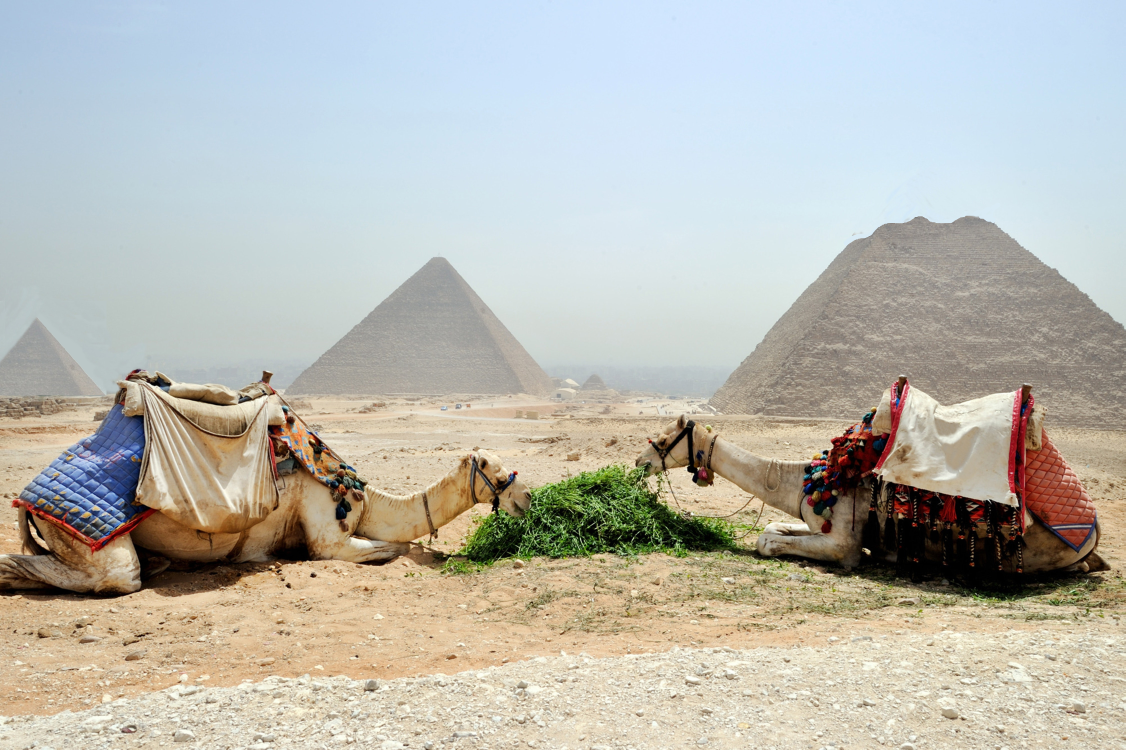
#> input picture image1.jpg, 4501 x 3000 px (shown at 1/4 size)
$ python 'diff with ssim.py'
#> lines starting #> are read from the running program, lines starting #| are printed output that depends on the picture; after the words box and inside, x2 and y2 are one past the last pixel; in counts of white or black regions, pixels touching at a corner belong together
import numpy as np
import cv2 as cv
import imutils
from skimage.metrics import structural_similarity

##Reading the two images
img1 = cv.imread('image1.jpg')
#> img1 is the input picture: shape (3000, 4501, 3); mean B, G, R 176.6, 184.9, 185.7
img2 = cv.imread('image2.jpg')
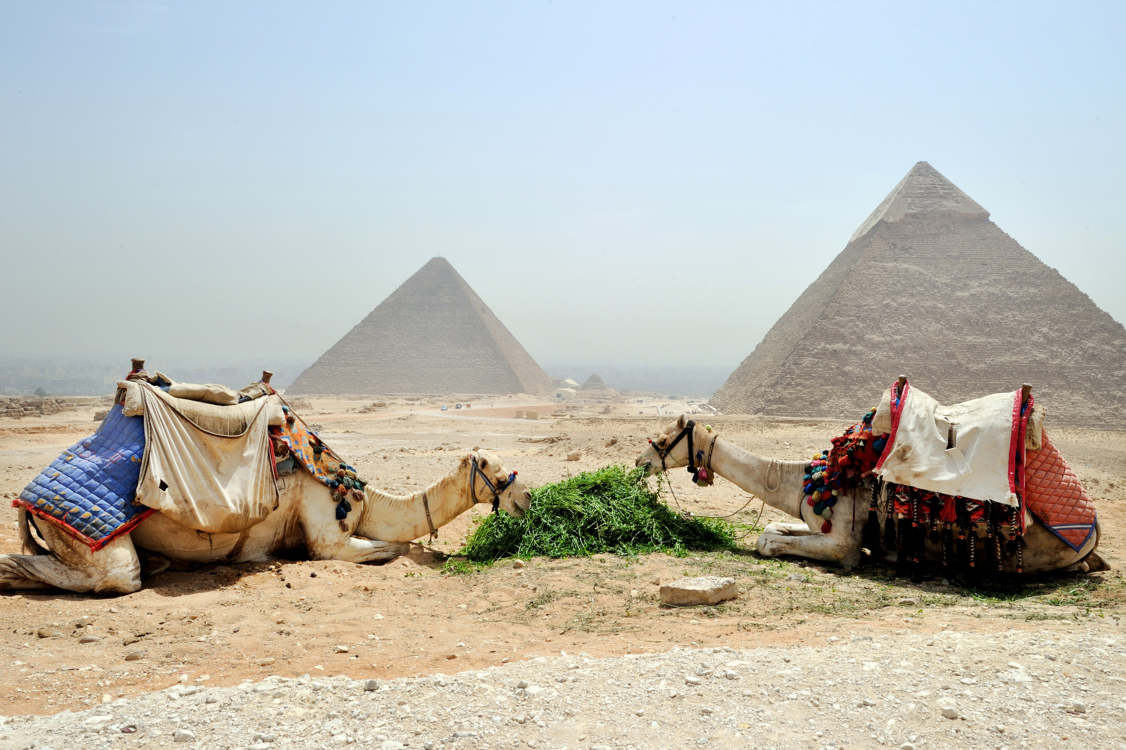
#> input picture image2.jpg, 4501 x 3000 px (shown at 1/4 size)
#> img2 is the input picture: shape (3000, 4501, 3); mean B, G, R 176, 184.4, 185.3

# Resize the image
img1 = cv.resize( img1, [640, 640])
#> img1: shape (640, 640, 3)
img2 = cv.resize( img2, [640, 640])
#> img2: shape (640, 640, 3)

#Grayscaling
img1_gray = cv.cvtColor(img1, cv.COLOR_BGR2GRAY)
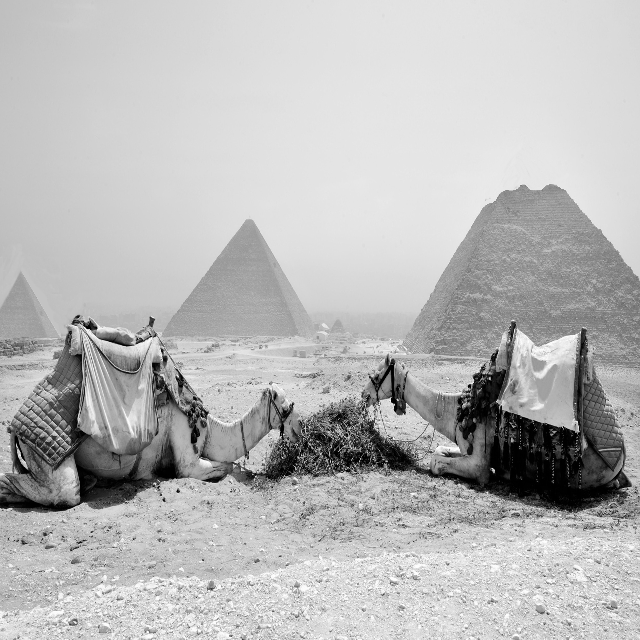
#> img1_gray: shape (640, 640); min 0, max 255, mean 184.1
img2_gray = cv.cvtColor(img2, cv.COLOR_BGR2GRAY)

## Computing the strucutal similarity index
(score, diff) = structural_similarity(img1_gray, img2_gray, full=True)
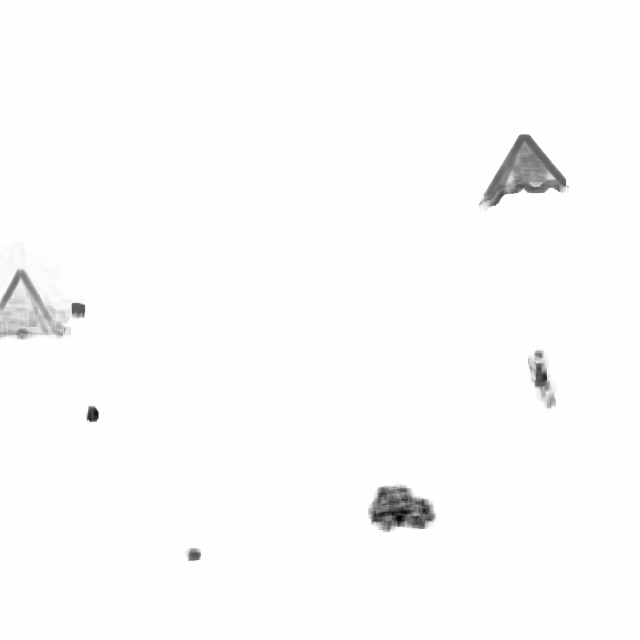
#> diff: shape (640, 640) float64; min -0.559, max 1, mean 0.983; drawn with min black and max white
#> score = 0.983
print(f"iamge similarity score {score*100:.2f}")
#| iamge similarity score 98.32

## Converting the diff to int range [0,255]
diff = (diff * 255).astype("uint8")

## Find contours to get the regions that differ
thresh  = cv.threshold(diff, 0, 255, cv.THRESH_BINARY_INV | cv.THRESH_OTSU)[1]
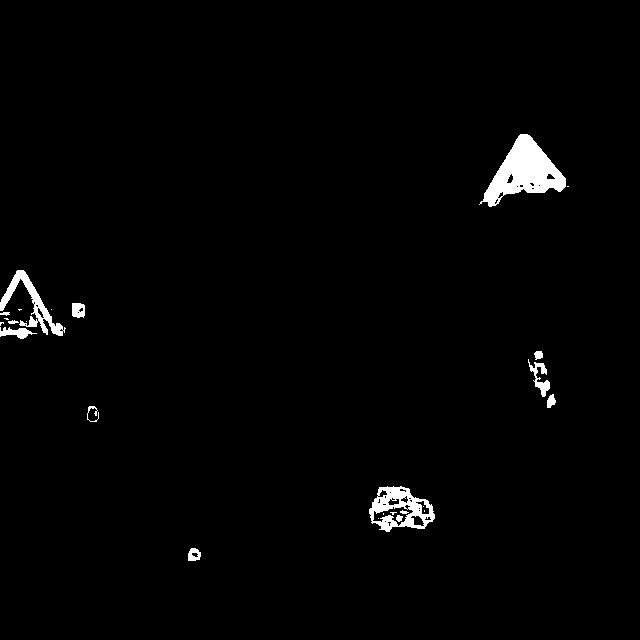
#> thresh: shape (640, 640); 1.6% white; 25 white regions (11 under 20 px)
contours = cv.findContours(thresh, cv.RETR_EXTERNAL, cv.CHAIN_APPROX_SIMPLE)
#> contours = 18 contours, 8 with area under 20; largest, box (x1, y1, x2, y2) and area: (479, 134, 566, 207) 2944, (369, 486, 435, 532) 2041, (0, 270, 66, 336) 942, (528, 359, 550, 397) 229, (0, 327, 37, 339) 183
#contours = contours[0] if len(contours) == 2 else contours[1]
contours = imutils.grab_contours(contours)

## Creating a mask of img's shape
mask = np.zeros(img1.shape, dtype='uint8')

## Create copy of second image to display the result on
result = img2.copy()

for c in contours:
    area = cv.contourArea(c)
    if area > 40:
        x,y,w,h = cv.boundingRect(c)
        center_x = x + w // 2
        center_y = y + h // 2
        radius = max(w, h) // 2

        # Draw the circle on an image
        cv.circle(img1, (center_x, center_y), radius, (0,0 ,255), 2)
        cv.circle(img2, (center_x, center_y), radius, (0,0,255), 2)
        cv.drawContours(mask, [c], 0, (255,255,255), -1)
        cv.drawContours(result, [c], 0, (0,255,0), -1)
#> this loop made 18 passes
#> (area, x, y, w, h, center_x, center_y, radius) on passes 1, 2, 4, 5, 6, 7, 15, 16, 18: (119, 188, 548, 13, 13, 194, 554, 6), (2041, 369, 486, 66, 46, 402, 509, 33), (68.5, 547, 394, 9, 14, 551, 401, 7), (229, 528, 359, 22, 38, 539, 378, 19), (48, 534, 351, 9, 9, 538, 355, 4), (183, 0, 327, 37, 12, 18, 333, 18), (154.5, 72, 303, 13, 15, 78, 310, 7), (942.5, 0, 270, 66, 66, 33, 303, 33), (2943.5, 479, 134, 87, 73, 522, 170, 43)
#> area on pass 3: 22
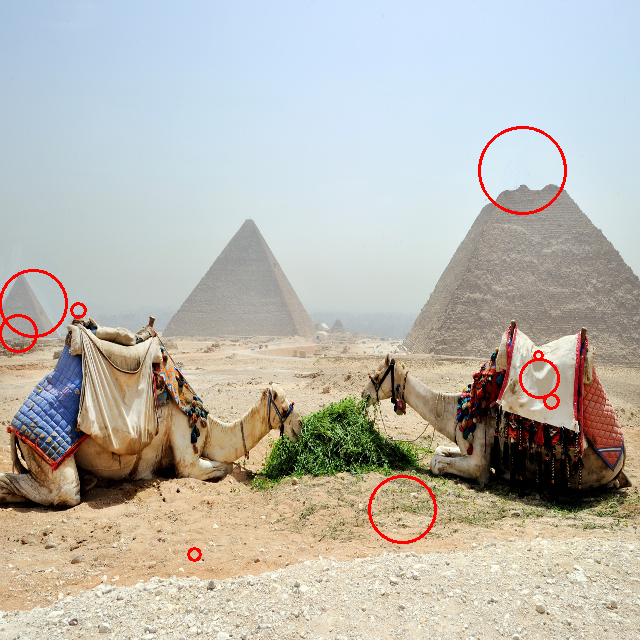
#> img1: shape (640, 640, 3); mean B, G, R 175.2, 183.4, 186.1
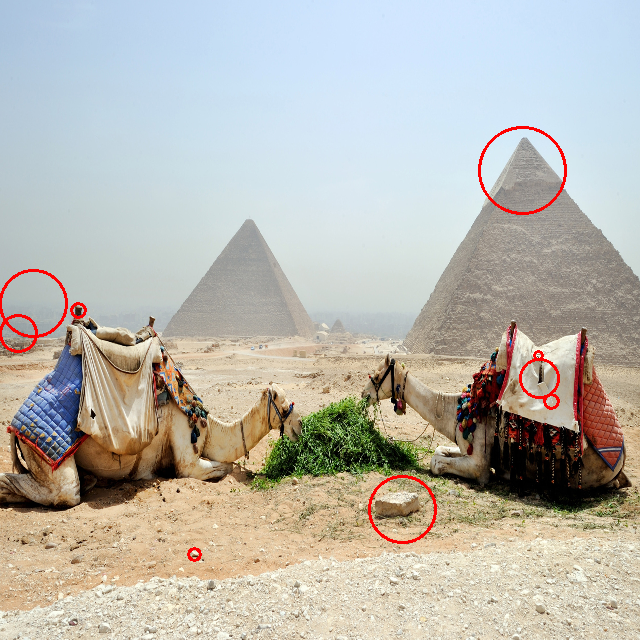
#> img2: shape (640, 640, 3); mean B, G, R 174.6, 182.9, 185.7
#> mask: shape (640, 640, 3); 1.8% white; 9 white regions, largest, box (x1, y1, x2, y2) and area: (479, 134, 566, 207) 3057, (369, 486, 435, 532) 2134, (0, 270, 66, 336) 1110
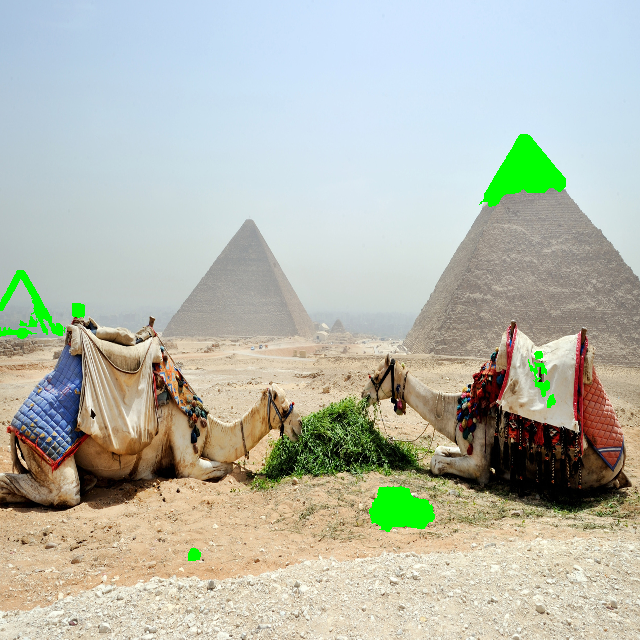
#> result: shape (640, 640, 3); mean B, G, R 173.2, 185.8, 182.1

cv.imshow('Image 1', img1)
cv.imshow('Image 2', img2)
cv.imshow('difference of two images', diff)
cv.imshow('Mask', mask)
cv.imshow('filling the difference', result)
cv.waitKey()
